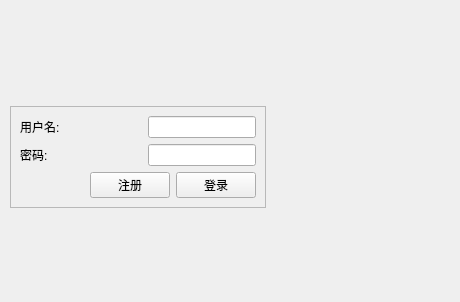
<?xml version="1.0" encoding="UTF-8"?>
<ui version="4.0">
 <class>Widget</class>
 <widget class="QWidget" name="Widget">
  <property name="geometry">
   <rect>
    <x>0</x>
    <y>0</y>
    <width>460</width>
    <height>302</height>
   </rect>
  </property>
  <property name="windowTitle">
   <string>银行业务中心</string>
  </property>
  <widget class="QWidget" name="verticalLayoutWidget">
   <property name="geometry">
    <rect>
     <x>10</x>
     <y>80</y>
     <width>256</width>
     <height>168</height>
    </rect>
   </property>
   <layout class="QVBoxLayout" name="verticalLayout">
    <item>
     <spacer name="verticalSpacer">
      <property name="orientation">
       <enum>Qt::Vertical</enum>
      </property>
      <property name="sizeHint" stdset="0">
       <size>
        <width>20</width>
        <height>10</height>
       </size>
      </property>
     </spacer>
    </item>
    <item>
     <widget class="QFrame" name="frame">
      <property name="frameShape">
       <enum>QFrame::StyledPanel</enum>
      </property>
      <property name="frameShadow">
       <enum>QFrame::Raised</enum>
      </property>
      <layout class="QVBoxLayout" name="verticalLayout_2">
       <item>
        <layout class="QHBoxLayout" name="horizontalLayout">
         <item>
          <widget class="QLabel" name="label">
           <property name="text">
            <string>用户名:</string>
           </property>
          </widget>
         </item>
         <item>
          <spacer name="horizontalSpacer">
           <property name="orientation">
            <enum>Qt::Horizontal</enum>
           </property>
           <property name="sizeHint" stdset="0">
            <size>
             <width>40</width>
             <height>20</height>
            </size>
           </property>
          </spacer>
         </item>
         <item>
          <widget class="QLineEdit" name="edit_username"/>
         </item>
        </layout>
       </item>
       <item>
        <layout class="QHBoxLayout" name="horizontalLayout_2">
         <item>
          <widget class="QLabel" name="label_2">
           <property name="text">
            <string>密码:</string>
           </property>
          </widget>
         </item>
         <item>
          <spacer name="horizontalSpacer_2">
           <property name="orientation">
            <enum>Qt::Horizontal</enum>
           </property>
           <property name="sizeHint" stdset="0">
            <size>
             <width>40</width>
             <height>20</height>
            </size>
           </property>
          </spacer>
         </item>
         <item>
          <widget class="QLineEdit" name="edit_password">
           <property name="echoMode">
            <enum>QLineEdit::Password</enum>
           </property>
          </widget>
         </item>
        </layout>
       </item>
       <item>
        <layout class="QHBoxLayout" name="horizontalLayout_3">
         <item>
          <spacer name="horizontalSpacer_3">
           <property name="orientation">
            <enum>Qt::Horizontal</enum>
           </property>
           <property name="sizeHint" stdset="0">
            <size>
             <width>40</width>
             <height>20</height>
            </size>
           </property>
          </spacer>
         </item>
         <item>
          <widget class="QPushButton" name="button_signup">
           <property name="text">
            <string>注册</string>
           </property>
          </widget>
         </item>
         <item>
          <widget class="QPushButton" name="button_login">
           <property name="text">
            <string>登录</string>
           </property>
          </widget>
         </item>
        </layout>
       </item>
      </layout>
     </widget>
    </item>
    <item>
     <spacer name="verticalSpacer_2">
      <property name="orientation">
       <enum>Qt::Vertical</enum>
      </property>
      <property name="sizeHint" stdset="0">
       <size>
        <width>20</width>
        <height>40</height>
       </size>
      </property>
     </spacer>
    </item>
   </layout>
  </widget>
 </widget>
 <resources/>
 <connections/>
</ui>
